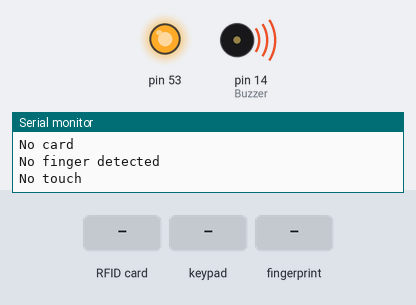
A sketch run on a simulated Arduino Mega 2560, built with avr-gcc and run on an emulated ATmega2560. On the bench: output pins drawn as LEDs (lit = HIGH), buzzer (waves = sounding, pin HIGH), the last lines printed to the serial monitor. The inputs (shaded band) are chosen by the test bench.

Above: at 2.2 s.
2.3 s: RFID card 5E 7A 19 C4 held to the reader
At 2.7 s:
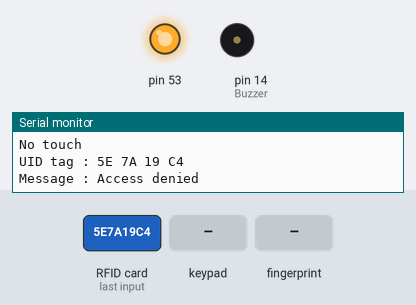
4.4 s: keypad keys 1 2 3 4 pressed 1.5 s apart
At 6.16 s:
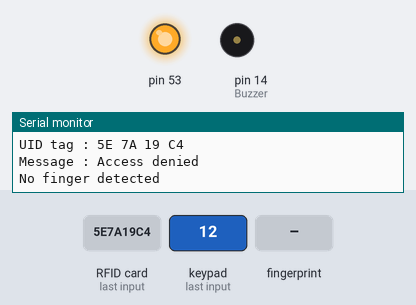
11.9 s: finger stored as number 1 placed on the sensor
At 13.9 s:
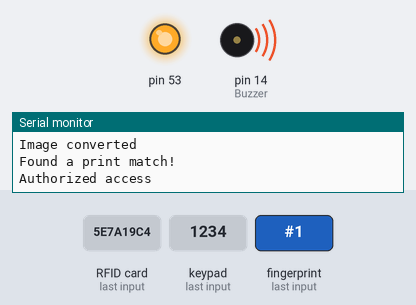
14.2 s: key 'B' pressed
At 17.3 s:
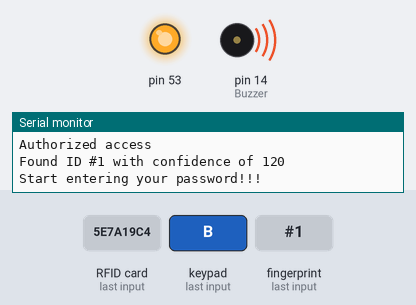
18.1 s: key '3' pressed
At 18.17 s:
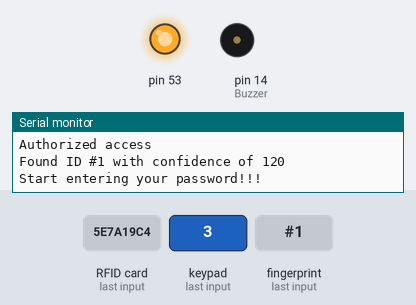
21.6 s: RFID card 93 05 1D 36 held to the reader
At 24.8 s:
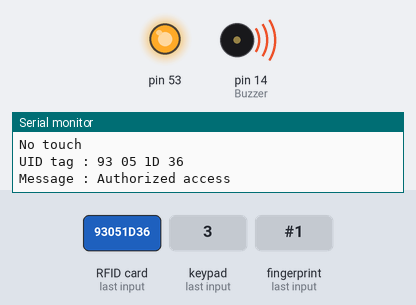
Timing chart, 0 to 25.8 s (numbered marks = the images above; inputs shaded):
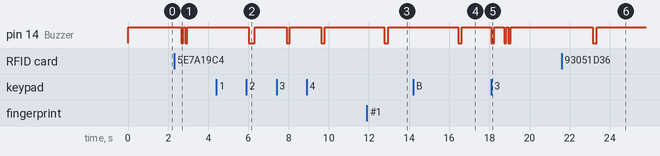

Measured:
- after the input at 2.3 s, pin 14 (Buzzer): alternates HIGH for 0.10 s and LOW for 0.10 s, 4 changes in all, then stays HIGH, starting after 0.35 s
- after the input at 4.4 s, pin 14 (Buzzer): HIGH → LOW after 1.6 s, then repeats every 1.7 s: HIGH 1.6 s, LOW 0.15 s
- after the input at 11.9 s, pin 14 (Buzzer): HIGH → LOW after 0.86 s, → HIGH 0.20 s later
- after the input at 14.2 s, pin 14 (Buzzer): HIGH → LOW after 2.3 s, → HIGH 0.15 s later
- after the input at 18.1 s, pin 14 (Buzzer): goes LOW 0.15 s, HIGH 0.50 s, LOW 0.10 s, HIGH 0.10 s, LOW 0.10 s, then HIGH, starting at once
- after the input at 21.6 s, pin 14 (Buzzer): HIGH → LOW after 1.5 s, → HIGH 0.20 s later

The sketch:

RFID_R557_MPR121.ino
```cpp
#include "MPR121.h"
#include "R557.h"
#include "RFID_RC522.h"

void setup()
{
  Serial.begin(115200);
  while (!Serial) {
    delay(10);
  }

  pinMode(Buzzer, OUTPUT);
  digitalWrite(Buzzer, HIGH);

// cài đặt kết nối MFID_RC522
  SPI.begin();
  mfrc522.PCD_Init();

// kiểm tra kết nối MPR121
  Serial.println("MPR121 test!");
  if (!cap.begin(0x5A)) {
    Serial.println("MPR121 not found, check wiring?");
    while (1);
  }
  Serial.println("MPR121 found!");

// cài đặt và kiểm tra cảm biến vân tay điện dung
  finger.begin(57600);
  delay(5);
  if (finger.verifyPassword()) {
    Serial.println("Found fingerprint sensor!");
  } else {
    Serial.println("Did not find fingerprint sensor :(");
    while (1) { delay(1); }
  }

  Serial.println("\nAdafruit Fingerprint sensor enrollment");
  // Serial.println(F("Reading sensor parameters"));
  finger.getParameters();
  // Serial.print(F("Status: 0x")); Serial.println(finger.status_reg, HEX);
  // Serial.print(F("Sys ID: 0x")); Serial.println(finger.system_id, HEX);
  // Serial.print(F("Capacity: ")); Serial.println(finger.capacity);
  // Serial.print(F("Security level: ")); Serial.println(finger.security_level);
  // Serial.print(F("Device address: ")); Serial.println(finger.device_addr, HEX);
  // Serial.print(F("Packet len: ")); Serial.println(finger.packet_len);
  // Serial.print(F("Baud rate: ")); Serial.println(finger.baud_rate);

  finger.getTemplateCount();

  if (finger.templateCount == 0) {
    Serial.print("Sensor doesn't contain any fingerprint data. Please run the 'enroll' example.");
  }
  else {
    Serial.println("Waiting for valid finger...");
      Serial.print("Sensor contains "); Serial.print(finger.templateCount); Serial.println(" templates");
  }
  Serial.println();

}

void loop(){
  getcardID();
  delay(500);
  getFingerprintID();
  delay(500);
  getpasswordID();
  delay(500);
}
```

MPR121.h
```cpp
#ifndef MPR121
#define MPR121

#include <Wire.h>
#include "Adafruit_MPR121.h"
#include "global_vars.h"

char pass[7];               // Mảng char để lưu trữ pass nhập vào
int passIndex = 0;          // Chỉ số hiện tại trong mảng pass
bool enteringPass = false;  // Biến xác định xem đang nhập pass hay không

Adafruit_MPR121 cap = Adafruit_MPR121();

bool checkPass(char pass[]) {
    // Kiểm tra pass
    if (pass[0] == '1' && pass[1] == '1' && pass[2] == '3' && pass[3] == '\0') {
        return true;
    } else {
        return false;
    }
}

void resetEnteredPass() {
    for (int i = 0; i < 6; i++) {
        pass[i] = '\0'; // Đặt tất cả các phần tử của mảng về giá trị null
    }
    passIndex = 0; // Đặt lại chỉ số của mảng
}

void getpasswordID(){
  // Kiểm tra xem đã có touch nào được nhấn hay không
  if (cap.touched()) {
    uint16_t touched = cap.touched(); // Đọc trạng thái của các cảm biến cảm ứng

    digitalWrite(Buzzer, LOW);
    while(cap.touched()){};  //Đợi cho tới khi nút đc thả ra
    digitalWrite(Buzzer, HIGH);

    if(touched == 0b0000100000000000){
      enteringPass = true;
      Serial.println("Start entering your password!!!");

      while(enteringPass == true){
        if (cap.touched()){
          uint16_t touched = cap.touched();

          digitalWrite(Buzzer, LOW);
          while(cap.touched()){};
          digitalWrite(Buzzer, HIGH);

          // Xác định cảm biến cảm ứng nào đã được nhấn
          for (int i = 0; i < 12; i++) {
            if (touched & (1 << i)) {
              // Thêm giá trị của cảm biến vào pass
              switch (i) {
                case 8  : pass[passIndex] = '7'; break;
                case 4  : pass[passIndex] = '8'; break;
                case 0  : pass[passIndex] = '9'; break;
                case 9  : pass[passIndex] = '4'; break;
                case 5  : pass[passIndex] = '5'; break;
                case 1  : pass[passIndex] = '6'; break;
                case 10 : pass[passIndex] = '1'; break;
                case 6  : pass[passIndex] = '2'; break;
                case 2  : pass[passIndex] = '3'; break;
                case 7  : pass[passIndex] = '0'; break;
                case 11 : // Ký tự 'x' để bắt đầu lại
                          if (enteringPass) { // Nếu đang nhập pass
                            resetEnteredPass(); // Đặt lại pass
                            Serial.println("Start over...");
                          }
                          break;
                case 3  :  // Ký tự 'v' để kết thúc nhập pass
                          if (enteringPass) { // Nếu đang nhập pass
                            enteringPass = false; // Dừng việc nhập pass lại
                            Serial.println("Enter pass...");
                          }
                          break;
                }

                // Di chuyển sang phần tử tiếp theo trong pass
                passIndex++;
            }
          }
        }
        if (!enteringPass || passIndex == 6) { // Nếu không phải đang nhập pass hoặc nhập quá 6 ký tự
          passIndex = 0; // Đặt lại chỉ số để nhận ký tự tiếp theo
          enteringPass = false;
        }
      }

      delay(500);
      Serial.println(pass);
      if (checkPass(pass)) {
        Authorized_access();
        Serial.println("Pass entered correctly!");
      } else {
        Access_denied();
        Serial.println("Incorrect pass!");
      }
      resetEnteredPass();
    }
  }else {
    Serial.println("No touch");
  }
}

#endif
```

R557.h
```cpp
#ifndef R557
#define R557

#include <Adafruit_Fingerprint.h>
#include <HardwareSerial.h>
#include "global_vars.h"

Adafruit_Fingerprint finger = Adafruit_Fingerprint(&Serial2);

uint8_t getFingerprintID() {
  uint8_t p = finger.getImage();
  switch (p) {
    case FINGERPRINT_OK:
      Serial.println("Image taken");
      break;
    case FINGERPRINT_NOFINGER:
      Serial.println("No finger detected");
      finger.LEDcontrol(FINGERPRINT_LED_OFF, 0, FINGERPRINT_LED_BLUE);
      finger.LEDcontrol(FINGERPRINT_LED_OFF, 0, FINGERPRINT_LED_RED);
      return p;
    case FINGERPRINT_PACKETRECIEVEERR:
      Serial.println("Communication error");
      return p;
    case FINGERPRINT_IMAGEFAIL:
      Serial.println("Imaging error");
      return p;
    default:
      Serial.println("Unknown error");
      return p;
  }

  // OK success!

  p = finger.image2Tz();
  switch (p) {
    case FINGERPRINT_OK:
      Serial.println("Image converted");
      break;
    case FINGERPRINT_IMAGEMESS:
      Serial.println("Image too messy");
      return p;
    case FINGERPRINT_PACKETRECIEVEERR:
      Serial.println("Communication error");
      return p;
    case FINGERPRINT_FEATUREFAIL:
      Serial.println("Could not find fingerprint features");
      return p;
    case FINGERPRINT_INVALIDIMAGE:
      Serial.println("Could not find fingerprint features");
      return p;
    default:
      Serial.println("Unknown error");
      return p;
  }

  // OK converted!
  p = finger.fingerSearch();
  if (p == FINGERPRINT_OK) {
    Serial.println("Found a print match!");
    finger.LEDcontrol(FINGERPRINT_LED_FLASHING, 25, FINGERPRINT_LED_PURPLE, 10);
    Authorized_access();
    delay(1000);
  } else if (p == FINGERPRINT_PACKETRECIEVEERR) {
    Serial.println("Communication error");
    return p;
  } else if (p == FINGERPRINT_NOTFOUND) {
    finger.LEDcontrol(FINGERPRINT_LED_FLASHING, 25, FINGERPRINT_LED_RED, 10);
    Access_denied();
    delay(1000);
    Serial.println("Did not find a match");
    return p;
  } else {
    Serial.println("Unknown error");
    return p;
  }

  // found a match!
  Serial.print("Found ID #"); Serial.print(finger.fingerID);
  Serial.print(" with confidence of "); Serial.println(finger.confidence);

  return finger.fingerID;
}

// returns -1 if failed, otherwise returns ID #
// int getFingerprintIDez() {
//   uint8_t p = finger.getImage();
//   if (p != FINGERPRINT_OK)  return -1;

//   p = finger.image2Tz();
//   if (p != FINGERPRINT_OK)  return -1;

//   p = finger.fingerFastSearch();
//   if (p != FINGERPRINT_OK)  return -1;

//   // found a match!
//   Serial.print("Found ID #"); Serial.print(finger.fingerID);
//   Serial.print(" with confidence of "); Serial.println(finger.confidence);
//   return finger.fingerID;
// }

#endif
```

RFID_RC522.h
```cpp
#ifndef RFID_RC522
#define RFID_RC522

#include <SPI.h>
#include <MFRC522.h>
#include "global_vars.h"

#define SS_PIN 5
#define RST_PIN 4

MFRC522 mfrc522(SS_PIN, RST_PIN);   // Create MFRC522 instance.

void getcardID(){
  // Look for new cards
  if ( ! mfrc522.PICC_IsNewCardPresent())
  {
    Serial.println("No card");
    return;
  }
  // Select one of the cards
  if ( ! mfrc522.PICC_ReadCardSerial())
  {
    return;
  }

  //Show UID on serial monitor
  Serial.print("UID tag :");
  String content= "";
  byte letter;
  for (byte i = 0; i < mfrc522.uid.size; i++)
  {
     Serial.print(mfrc522.uid.uidByte[i] < 0x10 ? " 0" : " ");
     Serial.print(mfrc522.uid.uidByte[i], HEX);
     content.concat(String(mfrc522.uid.uidByte[i] < 0x10 ? " 0" : " "));
     content.concat(String(mfrc522.uid.uidByte[i], HEX));
  }
  Serial.println();
  Serial.print("Message : ");
  content.toUpperCase();
  if (content.substring(1) == "93 05 1D 36") //change here the UID of the card/cards that you want to give access
  {
    Authorized_access();
  }

 else   {
    Access_denied();
  }
}

#endif
```

global_vars.h
```cpp
#ifndef global_vars
#define global_vars

#define Buzzer 14 // tượng trưng cho ổ khóa_ổ khóa sẽ phát triển sau

// Khi mở khóa thành công
void Authorized_access(){
    Serial.println("Authorized access");
    digitalWrite(Buzzer, LOW);
    delay(200);
    digitalWrite(Buzzer, HIGH);
    Serial.println();
    delay(2000);
}

// Khi mở khóa thất bại
void Access_denied(){
    Serial.println("Access denied");
    digitalWrite(Buzzer, LOW);
    delay(100);
    digitalWrite(Buzzer, HIGH);
    delay(100);
    digitalWrite(Buzzer, LOW);
    delay(100);
    digitalWrite(Buzzer, HIGH);
    delay(2000);
}

#endif
```
